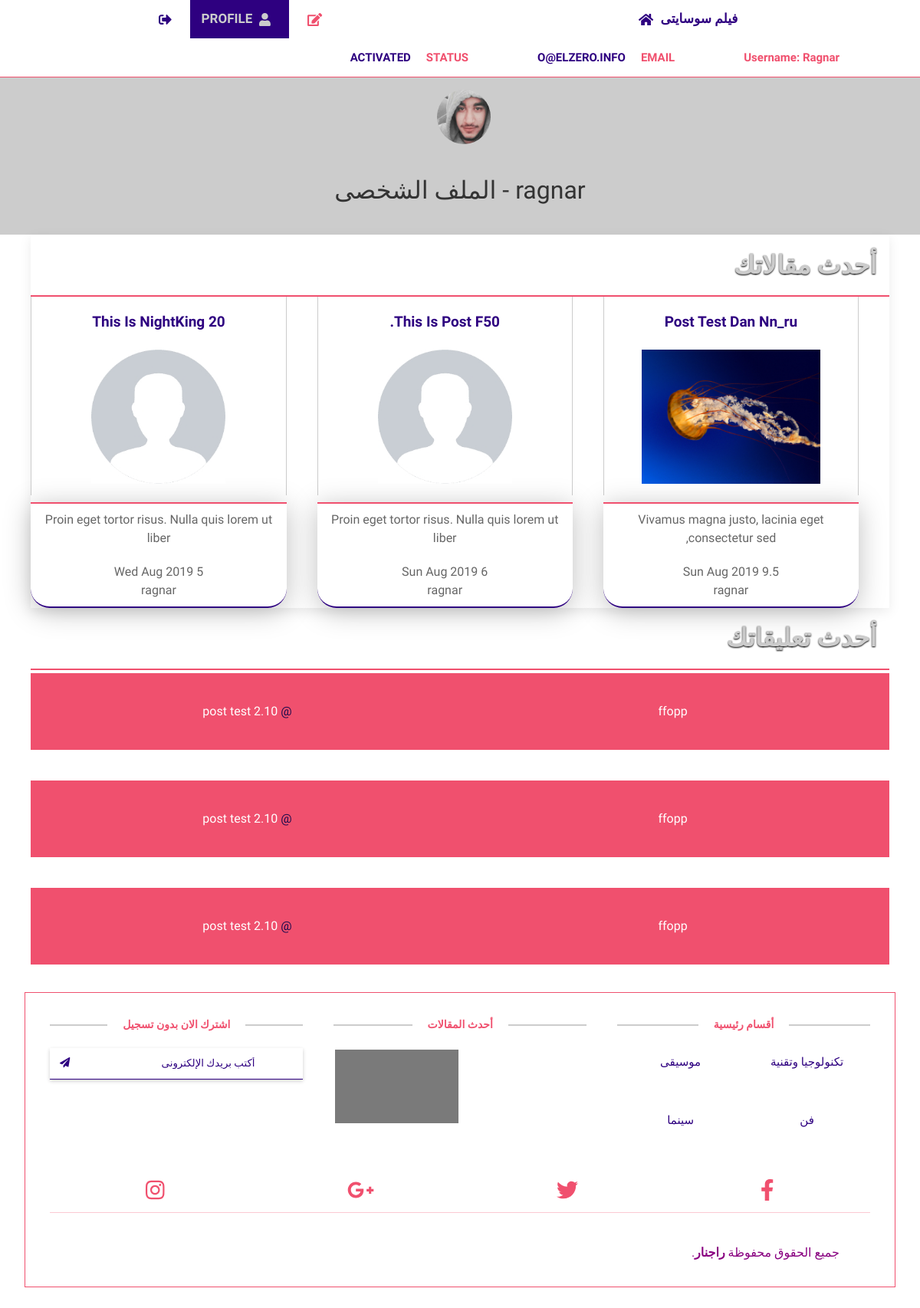
The app's page /profile.php (signed in) with its own data.
### tables this page shows
CREATE TABLE IF NOT EXISTS `users` (
  `UserID` int(11) NOT NULL COMMENT 'To Identify User',
  `Username` varchar(255) NOT NULL COMMENT 'Username To Login',
  `Password` varchar(255) NOT NULL COMMENT 'Password To Login',
  `Email` varchar(255) NOT NULL,
  `FullName` varchar(255) NOT NULL,
  `GroupID` int(11) NOT NULL DEFAULT '0' COMMENT 'Identify User Group',
  `TrustStatus` int(11) NOT NULL DEFAULT '0' COMMENT 'Seller Rank',
  `RegStatus` int(11) NOT NULL DEFAULT '0' COMMENT 'User Approval',
  `Date` date NOT NULL,
  `avatar` varchar(255) NOT NULL
);

CREATE TABLE IF NOT EXISTS `posts` (
  `Post_ID` int(11) NOT NULL,
  `Name` varchar(255) NOT NULL,
  `Description` text NOT NULL,
  `Image` varchar(255) NOT NULL,
  `Status` varchar(255) NOT NULL,
  `Add_Date` timestamp NOT NULL DEFAULT CURRENT_TIMESTAMP ON UPDATE CURRENT_TIMESTAMP,
  `Rating` float NOT NULL,
  `Approve` tinyint(4) NOT NULL DEFAULT '0',
  `Cat_ID` int(11) NOT NULL,
  `Member_ID` int(11) NOT NULL,
  `tags` varchar(255) DEFAULT NULL
);

CREATE TABLE IF NOT EXISTS `comments` (
  `c_id` int(11) NOT NULL,
  `comment` text NOT NULL,
  `status` tinyint(4) NOT NULL,
  `comment_date` date NOT NULL,
  `post-id` int(11) NOT NULL,
  `user-id` int(11) NOT NULL
);

CREATE TABLE IF NOT EXISTS `categories` (
  `ID` int(11) NOT NULL,
  `Name` varchar(255) NOT NULL,
  `Description` text NOT NULL,
  `parent` int(11) NOT NULL,
  `Ordering` int(11) DEFAULT NULL,
  `Visibility` tinyint(4) NOT NULL DEFAULT '0',
  `Allow_Comment` tinyint(4) NOT NULL DEFAULT '0',
  `Allow_Ads` tinyint(4) NOT NULL DEFAULT '0'
);

### init.php (called while the page is built, shortened)
<?php
include 'admin/connect.php';
if (isset($_SESSION['user'])) {
  $session_user = $_SESSION['user'];
} else{
  $session_user = '';
}
$functions = 'includes/functions/';
include $functions . 'functions.php';
$actual_link = "http://" .$_SERVER['HTTP_HOST'] . $_SERVER['REQUEST_URI'];
$getArr = explode('/', $actual_link);
$current_page = '';
if (isset($current_page)) {
  $current_page = end($getArr);
}
$user_state = $con->prepare("SELECT * FROM users WHERE Username = ?");
$user_state->execute(array($session_user));
  $user_info = $user_state->fetch();
  class hook {
    public function inc_header($part = Null, $dash = Null, $header = 'header'){
      $temps = 'includes/templates/';
    return $head = include $temps . $header. $dash . $part. '.php';
    }
    public function inc_footer($part = Null, $dash = Null,$footer = 'footer'){
      $temps = 'includes/templates/';
    return $foot = include $temps . $footer. $dash . $part. '.php';
    }
  }
 ?>

### profile.php (the view, shortened to what this page needs)
<?php
  	if (isset($_SESSION['user'])) {
  		include 'init.php';
			$hook_up->inc_header('light', '-');
			global $user_info;
       ?>
			 <a>
				 <div class="profile_img">
				 <img width="70px" src="admin/uploads/avatars/<?php echo $user_info['avatar']; ?>" alt="">
				 <h2><?php echo $_SESSION['user']; ?>  - الملف الشخصى</h2>
				 </div>
			 </a>
  <main class="uk-margin-remove uk-margin-auto" uk-grid>
    <div class="uk-width-1-1 uk-padding-remove otherBackground uk-text-center">
      <div class="uk-container">
      <div class="uk-margin-remove" uk-grid>
        <div class="uk-width-1-1 uk-card uk-card-default uk-padding-remove">
					<h3 class="MainColor profile-title">أحدث مقالاتك</h3>
					<div class="hold_posts cat-posts uk-border-rounded" uk-grid>
          <?php
          $user_posts = get_posts_by('Member_ID', $user_info['UserID'], 3);
					if(!empty($user_posts)){
           foreach ($user_posts as $post) { ?>
						 <div class="uk-width-1-3">
							 <div class="head_post">
                <h3 class="MainColor">
                  <a href="posts.php?postid=<?php echo $post['Post_ID']; ?>" id="<?php echo $post['Post_ID']; ?>" class="checkActive">
                  <?php echo $post['Name']; ?>
                </a>
                </h3>
								<img src="<?php echo empty($post['Image']) ? 'admin/uploads/posts/user.jpg' : 'admin/uploads/posts/' . $post['Image'];?>" alt="">
							</div>
              <div class="caption">
                <p><?php echo excerpt_len($post['Description'], 50); ?></p>
								<?php echo date("D M Y", strtotime($post['Add_Date']));?>
                <span><?php echo $post['Rating']; ?></span>
                <br>
                <span><?php echo $post['Username']; ?></span>
              </div>
							 </div>
          <?php }
				} else{
					echo "<span class='uk-alert uk-alert-danger'>No Posts To Show Yet</span>";
				}
				 ?>
        </div>
			</div>
		<div class="uk-width-1-1 uk-padding-remove uk-margin-auto-vertical">
			<h3 class="MainColor profile-title">أحدث تعليقاتك</h3>
			<div class="uk-card">
			<?php
			$stmt = $con->prepare("SELECT comments.*, users.Username, posts.*
														FROM comments
														INNER JOIN users
														ON comments.`user-id` = users.UserID
														INNER JOIN posts
														ON comments.`post-id` = posts.Post_ID
														WHERE `user-id` = ?
														LIMIT 3
														");
			$stmt->execute(array($user_info['UserID']));
			$comments = $stmt->fetchAll();
			if (! empty($comments)) {
				foreach ($comments as $comment) { ?>
					<div class="comment uk-width-1-1" uk-grid>
						<p class="uk-width-1-2">
						<span><?php echo $comment['comment']; ?></span>
						</p>
						<p class="uk-width-1-2">
						@
						<span><?php echo $comment['Name']; ?></span>
						</p>
					</div>
			<?php  }
			} else {
				echo "No Comments";
			}
				?>
		</div>
		</div>
      </div>
      </div>
    </div>
  </main>
  <?php
		$hook_up->inc_footer('main', '-');
  	} else {
  		header('Location: login.php');
  		exit();
  	}
  ?>

### includes/templates/header-light.php (shortened to what this page needs)
<?php global $con, $user_info, $session_user, $current_page;  ?>
  <!DOCTYPE html>
  <html lang="ar" dir="rtl">
  <head>
  </head>
  <body>
    <header class="front_header" uk-sticky uk-grid>
      <?php if(isset($_SESSION['user'])) { ?>
        <nav class="uk-navbar uk-width-1-1 uk-margin-remove" uk-navbar>
          <div class="uk-navbar-left">
            <ul class="uk-navbar-nav">
              <li>
                <a class="home_up" href="index.php">
                  فيلم سوسايتى
                  <i class="fas fa-home fa-1x"></i>
                </a>
              </li>
            </ul>
          </div>
          <div class="uk-navbar-right">
            <ul class="uk-navbar-nav">
              <li class="<?php if(isset($current_page) && $current_page == 'add-post.php') { echo " active_upper "; } ?>">
                <a href="add-post.php" class="a_header">
                  <i class="fas fa-edit fa-1x"></i>
                </a>
              </li>
              <li class="<?php if(isset($current_page) && $current_page == 'profile.php') { echo " active_upper "; } ?>">
                <a href="profile.php">
                  <i class="fas fa-user fa-1x"></i>
                  <?php if($current_page == 'profile.php') { echo "<span class=''> Profile</span>"; } ?>
                </a>
              </li>
              <li>
                <a class="home_up" href="logout.php">
                  <i class="fas fa-sign-out-alt fa-1x"></i>
                </a>
              </li>
            </ul>
          </div>
        </nav>
        <nav class="uk-navbar uk-width-1-1 uk-margin-remove down_nav" uk-navbar>
          <ul class="uk-navbar-nav uk-width-1-1 uk-text-center" uk-grid>
            <li class="profile_email">
              <a>
                <span class="uk-text-capitalize">username: <?php echo $_SESSION['user']; ?> </span>
              </a>
            </li>
            <li class="profile_email">
              <a>
                <span class="">Email</span>
                <span class=""><?php echo $user_info['Email']; ?></span>
              </a>
            </li>
            <li class="profile_email">
              <a>
                <span class="">Status</span>
                <?php if ($user_info['RegStatus'] == 1) {
                  echo "<span class=''>Activated</span>";
                } else{
                  echo "<span class='uk-label-danger'>Not Activated</span>";
                }?>
              </a>
            </li>
          </ul>
        </nav>
          <?php } ?>
    </header>

### includes/templates/footer-main.php (shortened to what this page needs)
<footer class="hold_footer">
  <div class="" uk-grid>
    <div class="uk-width-1-3@l uk-width-1-3@m uk-width-1-1@s">
      <div class="single_footer">
        <h4>أقسام رئيسية</h4>
        <ul class="uk-width-1-1" uk-grid>
        <?php
        $footer_cat = get_all_rec('*', 'categories', 'parent = 0', 'ID DESC',4);
        foreach ($footer_cat as $cat) { ?>
            <li class="uk-width-1-2">
              <?php
              echo "<a href='categories.php?pageid=".$cat['ID']."&page_title=".str_replace(' ', '-', $cat['Name'])."'>";
              echo $cat['Name'];
              echo "</a>";
              ?>
            </li>
          <?php  }  ?>
        </ul>
      </div>
    </div>
    <div class="uk-width-1-3@l uk-width-1-3@m uk-width-1-1@s">
      <div class="single_footer single_footer_address">
        <h4>أحدث المقالات</h4>
        <div class="hold_latest">
              <?php
              $latest_posts = get_all_rec('*', 'posts', '', 'Post_ID DESC',2);
              foreach ($latest_posts as $latest) { ?>
                <div class="uk-inline-clip uk-transition-toggle uk-light _latest_posts" style="background-image: url('admin/uploads/posts/<?php echo $latest['Image']; ?>')" tabindex="0">
                  <div class="uk-overlay-primary uk-height-1-1">
                </div>
              </div>
            <?php  } ?>
    </div>
  </div>
  </div>
    <div class="uk-width-1-3@l uk-width-1-3@m uk-width-1-1@s">
      <div class="single_footer single_footer_address">
        <h4>اشترك الان بدون تسجيل</h4>
        <div class="signup_form">
          <form action="#" class="subscribe">
            <input type="text" class="subscribe__input" placeholder="أكتب بريدك الإلكترونى">
            <button type="button" class="subscribe__btn"><i class="fas fa-paper-plane"></i></button>
          </form>
        </div>
      </div>
    </div>
</div>
  <div class="uk-margin-remove" uk-grid>
    <div class="uk-width-1-1@s social_profile">
        <ul>
          <li><a href="#"><i class="fab fa-facebook-f"></i></a></li>
          <li><a href="#"><i class="fab fa-twitter"></i></a></li>
          <li><a href="#"><i class="fab fa-google-plus-g"></i></a></li>
          <li><a href="#"><i class="fab fa-instagram"></i></a></li>
        </ul>
    </div>
    <div class="uk-width-1-1@s">
      <p class="copyright">جميع الحقوق محفوظة <a href="#">راجنار</a>.</p>
    </div>
  </div>
</footer>
  </body>
  </html>

### records on screen
users: Email "O@ELZERO.INFO", avatar (picture)
posts: Name "Post Test Dan Nn_ru", Image (picture), Description "Vivamus magna justo, lacinia eget consectetur sed,", Add_Date "Sun Aug 2019", Rating "9.5", Member_ID.Username "ragnar"
posts: Name "This Is Post F50.", Description "Proin eget tortor risus. Nulla quis lorem ut liber", Add_Date "Sun Aug 2019", Rating "6", Member_ID.Username "ragnar"
posts: Name "This Is NightKing 20", Description "Proin eget tortor risus. Nulla quis lorem ut liber", Add_Date "Wed Aug 2019", Rating "5", Member_ID.Username "ragnar"
comments: comment "ffopp", Name "post test 2.10"
comments: comment "ffopp", Name "post test 2.10"
comments: comment "ffopp", Name "post test 2.10"
categories: Name "تكنولوجيا وتقنية"
categories: Name "موسيقى"
categories: Name "فن"
categories: Name "سينما"

### other values on screen
$_SESSION['user'] "Ragnar"
